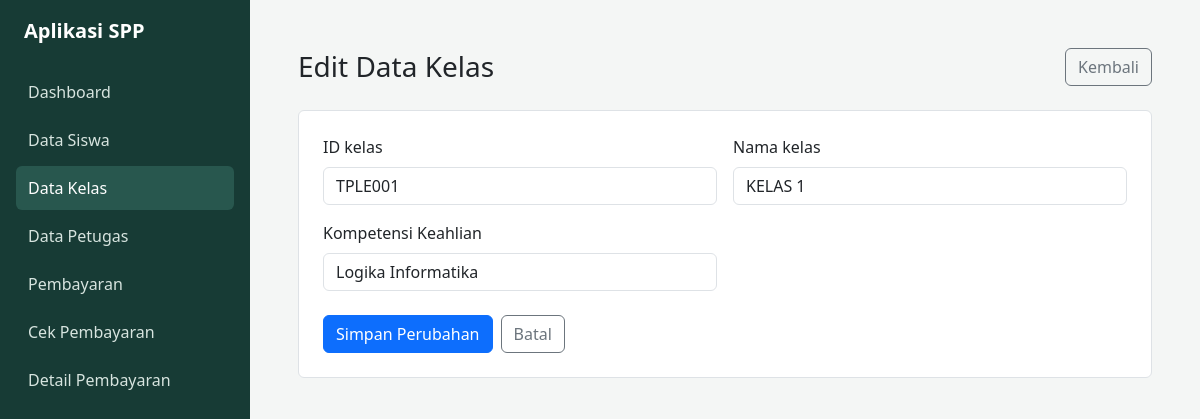
/kelas_ubah.php?id_kelas=TPLE001 (signed in), run on the app's committed database.
### tables this page shows
CREATE TABLE `tb_kelas` (
  `id_kelas` varchar(11) NOT NULL,
  `nama_kelas` varchar(10) NOT NULL,
  `komp_keahlian` varchar(50) NOT NULL
);

### kelas_ubah.php (the view, shortened to what this page needs)
<?php
require_once 'koneksi.php';
$fields = ['id_kelas', 'nama_kelas', 'komp_keahlian'];
$labels = [
	'id_kelas' => 'ID kelas',
	'nama_kelas' => 'Nama kelas',
	'komp_keahlian' => 'Kompetensi Keahlian',
];
$idkelas = trim($_POST['id_kelas'] ?? $_GET['id_kelas'] ?? '');
$kelas = array_fill_keys($fields, '');
if ($_SERVER['REQUEST_METHOD'] === 'POST') {
	foreach (array_slice($fields, 1) as $field) {
		$kelas[$field] = trim($_POST[$field] ?? '');
	}
	$kelas['id_kelas'] = $idkelas;
	if (in_array('', $kelas, true)) {
		$error = 'Semua kolom wajib diisi.';
	} else {
		$stmt = mysqli_prepare($conn, 'UPDATE tb_kelas SET nama_kelas = ?, komp_keahlian = ? WHERE id_kelas = ?');
		if ($stmt) {
			mysqli_stmt_bind_param($stmt, 'sss', $kelas['nama_kelas'], $kelas['komp_keahlian'], $kelas['id_kelas']);
			if (mysqli_stmt_execute($stmt)) {
				mysqli_stmt_close($stmt);
				mysqli_close($conn);
				header('Location: datakelas.php?status=updated');
				exit;
			}
			$error = mysqli_stmt_errno($stmt) === 1062 ? 'ID kelas sudah digunakan kelas lain.' : 'Data Kelas gagal diperbarui.';
			mysqli_stmt_close($stmt);
		} else {
			$error = 'Form belum dapat diproses. Periksa struktur tabel tb_kelas.';
		}
	}
} else {
	$stmt = mysqli_prepare($conn, 'SELECT id_kelas, nama_kelas, komp_keahlian FROM tb_kelas WHERE id_kelas = ?');
	if ($stmt) {
		mysqli_stmt_bind_param($stmt, 's', $idkelas);
		mysqli_stmt_execute($stmt);
		$result = mysqli_stmt_get_result($stmt);
		$kelas = mysqli_fetch_assoc($result) ?: $kelas;
	}
}
?>
<!DOCTYPE html>
<html lang="id">
<head>
	<link rel="stylesheet" href="bootstrap/css/bootstrap.min.css">
</head>
<body>
	<div class="d-md-flex min-vh-100">
		<aside class="sidebar p-3">
			<a href="dashboard_admin.php" class="d-block text-white text-decoration-none fs-5 fw-semibold mb-4 px-2">Aplikasi SPP</a>
			<nav aria-label="Navigasi utama">
				<ul class="nav nav-pills flex-column gap-1">
					<li class="nav-item"><a class="nav-link" href="dashboard_admin.php">Dashboard</a></li>
					<li class="nav-item"><a class="nav-link" href="datasiswa.php">Data Siswa</a></li>
					<li class="nav-item"><a class="nav-link active" href="datakelas.php" aria-current="page">Data Kelas</a></li>
					<li class="nav-item"><a class="nav-link" href="datapetugas.php">Data Petugas</a></li>
					<li class="nav-item"><a class="nav-link" href="datapembayaran.php">Pembayaran</a></li>
					<li class="nav-item"><a class="nav-link" href="cekpembayaran.php">Cek Pembayaran</a></li>
					<li class="nav-item"><a class="nav-link" href="detaildatapembayaran.php">Detail Pembayaran</a></li>
				</ul>
			</nav>
		</aside>
		<main class="flex-grow-1 p-4 p-lg-5">
			<header class="d-flex justify-content-between align-items-center gap-3 mb-4">
				<h1 class="h3 mb-0">Edit Data Kelas</h1>
				<a href="datakelas.php" class="btn btn-outline-secondary">Kembali</a>
			</header>
			<section class="bg-white border rounded-2 p-4">
				<form method="post" action="kelas_ubah.php">
					<div class="row g-3">
						<?php foreach ($fields as $field): ?>
							<div class="col-md-6">
								<label for="<?= $field ?>" class="form-label"><?= htmlspecialchars($labels[$field], ENT_QUOTES, 'UTF-8') ?></label>
								<?php if ($field === 'alamat'): ?>
									<textarea class="form-control" id="<?= $field ?>" name="<?= $field ?>" rows="2" required><?= htmlspecialchars((string) $kelas[$field], ENT_QUOTES, 'UTF-8') ?></textarea>
								<?php else: ?>
									<input class="form-control" type="<?= $field === 'no_telp' ? 'tel' : 'text' ?>" id="<?= $field ?>" name="<?= $field ?>" value="<?= htmlspecialchars((string) $kelas[$field], ENT_QUOTES, 'UTF-8') ?>" <?= $field === 'id_kelas' ? 'readonly' : 'required' ?>>
								<?php endif; ?>
							</div>
						<?php endforeach; ?>
					</div>
					<div class="d-flex gap-2 mt-4">
						<button type="submit" class="btn btn-primary">Simpan Perubahan</button>
						<a href="datakelas.php" class="btn btn-outline-secondary">Batal</a>
					</div>
				</form>
			</section>
		</main>
	</div>
</body>
</html>

### kelas_ubah.php (style rules this page uses)
body { min-height: 100vh; background: #f4f6f5; }
.sidebar { width: 250px; min-height: 100vh; background: #173b35; }
.sidebar .nav-link { color: #d7e4df; border-radius: 6px; padding: 10px 12px; }
.sidebar .nav-link:hover, .sidebar .nav-link.active { color: #fff; background: #28574e; }

### data on the page
tb_kelas: id_kelas "TPLE001", nama_kelas "KELAS 1", komp_keahlian "Logika Informatika"

### other printed values
$labels[$field] "ID kelas"
$labels[$field] "Nama kelas"
$labels[$field] "Kompetensi Keahlian"
